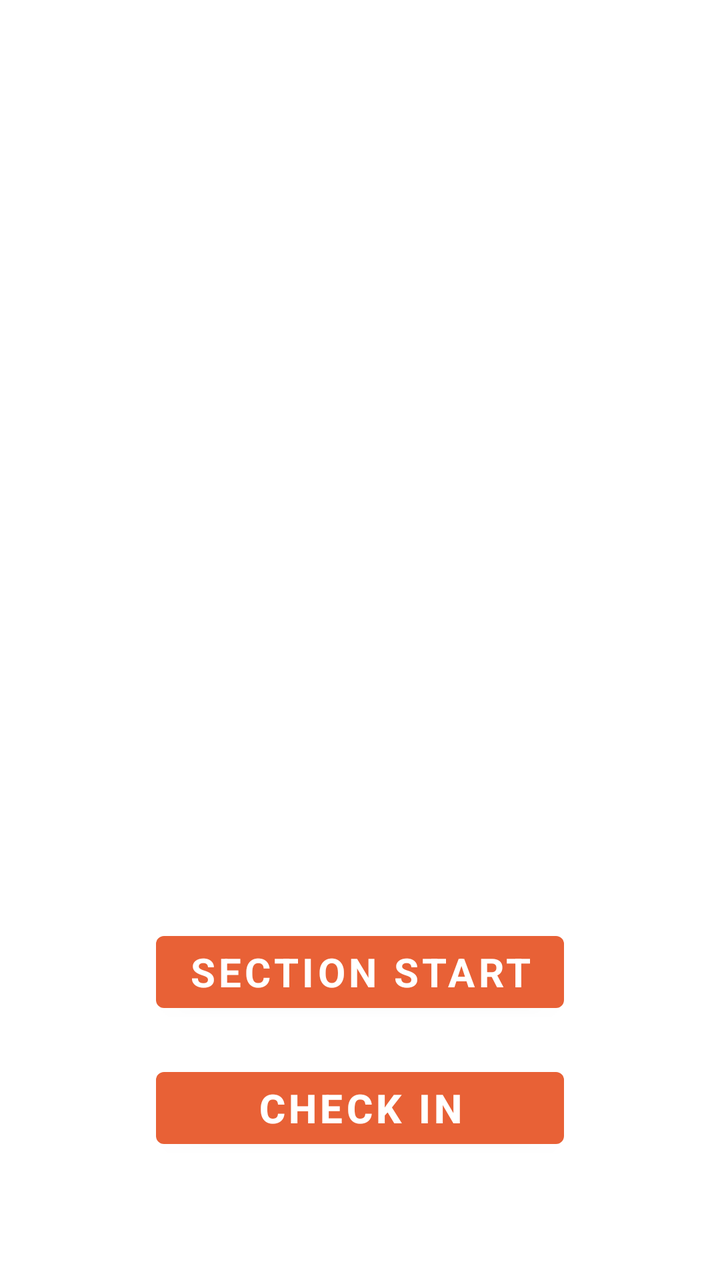
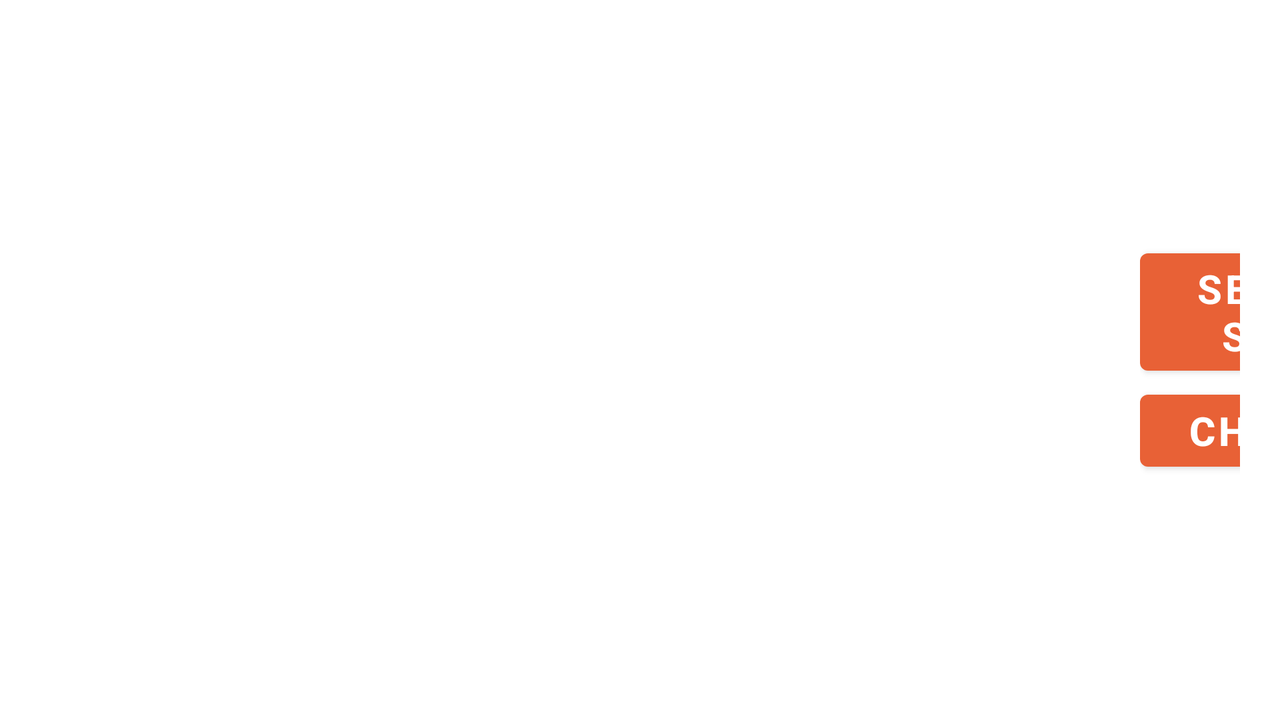

The same Android screen from two of the app's own layout files: first res/layout/ as a phone draws it, then the repository's variant for another configuration, drawn on a device whose configuration selects that folder. Both files follow.
<!-- AndroidManifest.xml: application theme Theme.Store7App -->
<!-- res/layout/activity_main.xml -->
<?xml version="1.0" encoding="utf-8"?>
<LinearLayout xmlns:android="http://schemas.android.com/apk/res/android"
    xmlns:app="http://schemas.android.com/apk/res-auto"
    xmlns:tools="http://schemas.android.com/tools"
    android:layout_width="match_parent"
    android:layout_height="match_parent"
    android:orientation="vertical"
    tools:context=".MainActivity"
    android:background="@color/morado"
    android:layout_gravity="center">



<LinearLayout
    android:layout_margin="16dp"
    android:layout_width="match_parent"
    android:layout_height="wrap_content"
    android:gravity="center"
    android:orientation="horizontal"
    android:layout_marginTop="2dp">


    <ImageView
        android:layout_width="600dp"
        android:layout_height="400dp"
        android:src="@drawable/tienda" />

</LinearLayout>

<LinearLayout
    android:layout_width="wrap_content"
    android:layout_height="wrap_content"
    android:orientation="vertical"
    android:layout_margin="20dp"
    android:layout_gravity="center"
    >

    <Button
        android:id="@+id/btnLogin"
        android:layout_width="match_parent"
        android:layout_height="wrap_content"
        android:layout_margin="10dp"
        android:font="@font/lobster_italic"
        android:fontFamily="sans-serif"
        android:foregroundTintMode="add"
        android:onClick="Login"
        android:text="@string/text_start"
        android:textSize="20dp"
        android:textStyle="bold" />

    <Button
        android:id="@+id/btnCheckIn"
        android:layout_width="match_parent"
        android:layout_height="wrap_content"
        android:layout_margin="10dp"
        android:font="@font/lobster_italic"
        android:onClick="checkIn"
        android:text="@string/text_register"
        android:textSize="20dp"
        android:textStyle="bold" />




</LinearLayout>

</LinearLayout>
<!-- resources referenced by this layout -->
<resources>
  <string name="text_register">Check in</string>
  <string name="text_start">Section Start</string>
  <style name="Theme.Store7App" parent="Theme.MaterialComponents.DayNight.DarkActionBar">
          
          <item name="colorPrimary">@color/orange</item>
          <item name="colorPrimaryVariant">#061772</item>
          <item name="colorOnPrimary">@color/white</item>
          
          <item name="colorSecondary">@color/teal_200</item>
          <item name="colorSecondaryVariant">@color/teal_700</item>
          <item name="colorOnSecondary">@color/black</item>
  
  
          
          <item name="android:statusBarColor" tools:targetApi="l">?attr/colorPrimaryVariant</item>
          
      </style>
  <color name="orange">#E86136</color>
  <color name="white">#FFFFFFFF</color>
  <color name="teal_200">#FF03DAC5</color>
  <color name="teal_700">#FF018786</color>
  <color name="black">#FF000000</color>
</resources>
<!-- res/layout-land/activity_main.xml (the repository's variant of the layout above) -->
<!-- drawn on the phone turned sideways -->
<?xml version="1.0" encoding="utf-8"?>
<LinearLayout xmlns:android="http://schemas.android.com/apk/res/android"
    xmlns:app="http://schemas.android.com/apk/res-auto"
    xmlns:tools="http://schemas.android.com/tools"
    android:layout_width="match_parent"
    android:layout_height="match_parent"
    android:orientation="horizontal"
    tools:context=".MainActivity"
    android:background="@color/morado"
    android:layout_gravity="right">



    <LinearLayout
        android:layout_margin="16dp"
        android:layout_width="wrap_content"
        android:layout_height="wrap_content"
        android:orientation="vertical"
        >


        <ImageView
            android:layout_width="518dp"
            android:layout_height="400dp"
            android:src="@drawable/tienda" />

    </LinearLayout>

    <LinearLayout
        android:layout_width="wrap_content"
        android:layout_height="wrap_content"
        android:layout_gravity="center"
        android:layout_margin="20dp"
        android:orientation="vertical">

        <Button
            android:id="@+id/btnLogin"
            android:layout_width="150dp"
            android:layout_height="match_parent"
            android:font="@font/lobster_italic"
            android:fontFamily="sans-serif"
            android:foregroundTintMode="add"
            android:onClick="Login"
            android:text="@string/text_start"
            android:textSize="20dp"
            android:textStyle="bold" />

        <Button
            android:id="@+id/btnCheckIn"
            android:layout_width="150dp"
            android:layout_height="match_parent"
            android:font="@font/lobster_italic"
            android:onClick="checkIn"
            android:text="@string/text_register"
            android:textSize="20dp"
            android:textStyle="bold" />


    </LinearLayout>

</LinearLayout>
